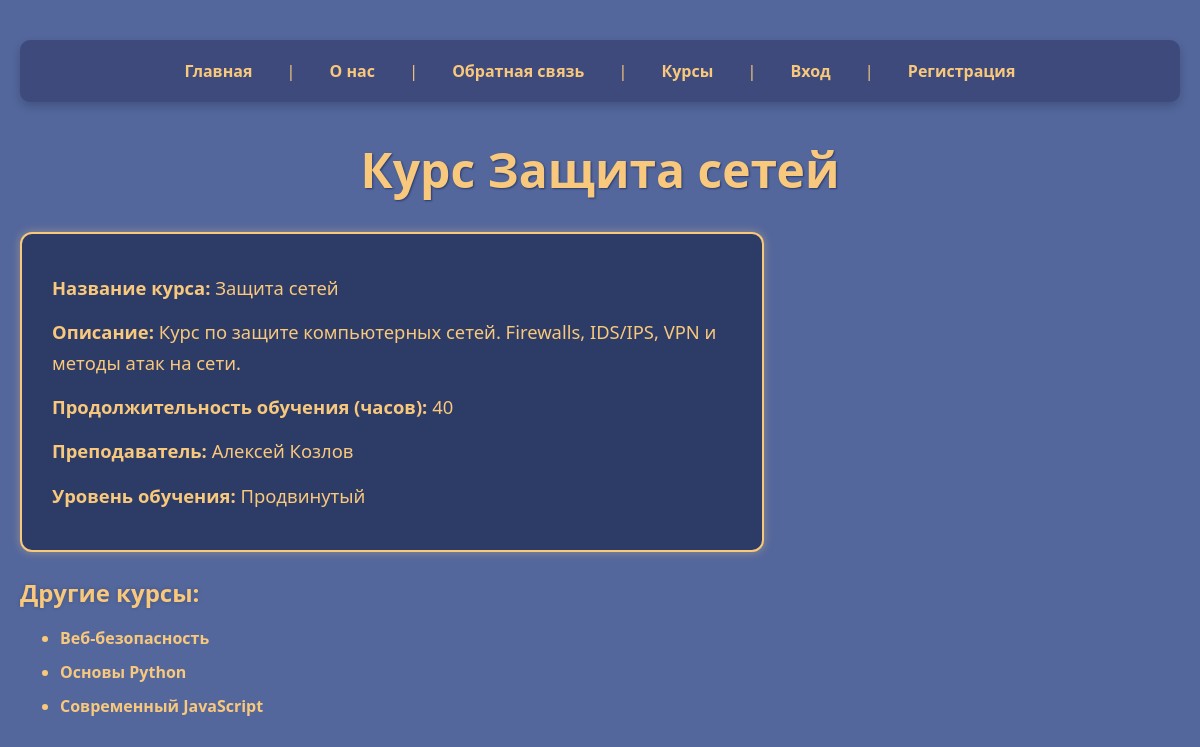
Screenshot of /course/network-defense/ with the database file from the repository.
### fefu_lab/models.py (models this page shows, shortened)
class Course(models.Model):
    LEVEL_CHOICES = [
        ('BEGINNER', 'Начальный'),
        ('INTERMEDIATE', 'Средний'),
        ('ADVANCED', 'Продвинутый'),
    ]
    title = models.CharField(max_length=200, unique=True, verbose_name='Название')
    slug = models.SlugField(unique=True, verbose_name='Слаг')
    description = models.TextField(verbose_name='Описание')
    duration = models.PositiveIntegerField(verbose_name='Продолжительность (часы)')
    instructor = models.ForeignKey(Instructor, on_delete=models.SET_NULL, null=True, blank=True, verbose_name='Преподаватель')
    level = models.CharField(max_length=20, choices=LEVEL_CHOICES, default='BEGINNER', verbose_name='Уровень')
    max_students = models.PositiveIntegerField(default=0, verbose_name='Максимальное количество студентов')
    price = models.DecimalField(max_digits=10, decimal_places=2, default=0, verbose_name='Цена')
    is_active = models.BooleanField(default=True, verbose_name='Активен')
    created_at = models.DateTimeField(auto_now_add=True, verbose_name='Дата создания')
    class Meta:
        verbose_name = 'Курс'
        verbose_name_plural = 'Курсы'
        ordering = ['title']

class Instructor(models.Model):
    ROLE_CHOICES = [
        ('STUDENT', 'Студент'),
        ('TEACHER', 'Преподаватель'),
        ('ADMIN', 'Админ'),
    ]
    first_name = models.CharField(max_length=100, verbose_name='Имя')
    last_name = models.CharField(max_length=100, verbose_name='Фамилия')
    email = models.EmailField(unique=True, verbose_name='Email')
    specialization = models.CharField(max_length=200, blank=True, verbose_name='Специализация')
    degree = models.CharField(max_length=200, blank=True, verbose_name='Учёная степень')
    role = models.CharField(max_length=10, choices=ROLE_CHOICES, default='TEACHER', verbose_name='Роль')
    created_at = models.DateTimeField(auto_now_add=True, verbose_name='Дата создания')
    class Meta:
        verbose_name = 'Преподаватель'
        verbose_name_plural = 'Преподаватели'
        ordering = ['last_name', 'first_name']

### fefu_lab/views.py (the view)
# urls.py: path('course/<slug:course_slug>/', views.course_profile, name='course_profile'),
def course_profile(request, course_slug):
    course = get_object_or_404(Course, slug=course_slug)
    other_courses = Course.objects.exclude(pk=course.pk)[:10]
    return render(request, 'course.html', {
        'course': course,
        'other_courses': other_courses,
        'title': f'Детали курса {course.slug}'
    })

### fefu_lab/template/course.html (shortened to what this page needs)
{% extends "base.html" %}
{% block heading %}Курс {{ course.title }}{% endblock %}
{% block content %}
<div class="course-info">
    <p><strong>Название курса:</strong> {{ course.title }}</p>
    <p><strong>Описание:</strong> {{ course.description }}</p>
    <p><strong>Продолжительность обучения (часов):</strong> {{ course.duration }}</p>
    <p><strong>Преподаватель:</strong>
        {% if course.instructor %}
            {{ course.instructor.first_name }} {{ course.instructor.last_name }}
        {% else %}
            Не назначен
        {% endif %}
    </p>
    <p><strong>Уровень обучения:</strong> {{ course.get_level_display }}</p>
</div>
<div style="margin-top: 20px;">
    <h3>Другие курсы:</h3>
    <ul>
        {% for other_course in other_courses %}
            <li><a href="{% url 'course_profile' other_course.slug %}">{{ other_course.title }}</a></li>
        {% empty %}
            <li>Нет других курсов.</li>
        {% endfor %}
    </ul>
</div>
{% endblock %}

### fefu_lab/static/css/style.css (style rules this page uses)
body { font-family: 'Segoe UI', Tahoma, Geneva, Verdana, sans-serif; background-color: #53679d; padding: 40px 20px; color: #F8C87C; text-align: left; margin: 0; min-height: 100vh; }
.student-info, .course-info { background-color: #2d3b67; border: 2px solid #f8c87c; border-radius: 12px; padding: 25px 30px; max-width: 680px; color: #f8c87c; line-height: 1.65; box-shadow: 0 0 10px #f8c87c66; }
.student-info p, .course-info p { margin: 14px 0; font-size: 1.15em; font-weight: 500; }
ul li { margin-bottom: 12px; font-size: 1rem; font-weight: 600; }
ul li a { color: #f8c87c; text-decoration: none; border-bottom: 2px solid transparent; transition: color 0.3s ease, border-color 0.3s ease; }
h3 { font-size: 1.5rem; text-align: left; color: #f8c87c; margin-bottom: 18px; text-shadow: 0 0 4px #00000033; }
p { color: #f8c87c; text-align: left; margin-top: 25px; font-size: 15px; font-weight: 600; }

### rows the page displays
Course: title "Защита сетей", description "Курс по защите компьютерных сетей. Firewalls, IDS/IPS, VPN и методы атак на сети.", duration "40", instructor.first_name "Алексей", instructor.last_name "Козлов", level "Продвинутый"
Course: title "Веб-безопасность"
Course: title "Основы Python"
Course: title "Современный JavaScript"
